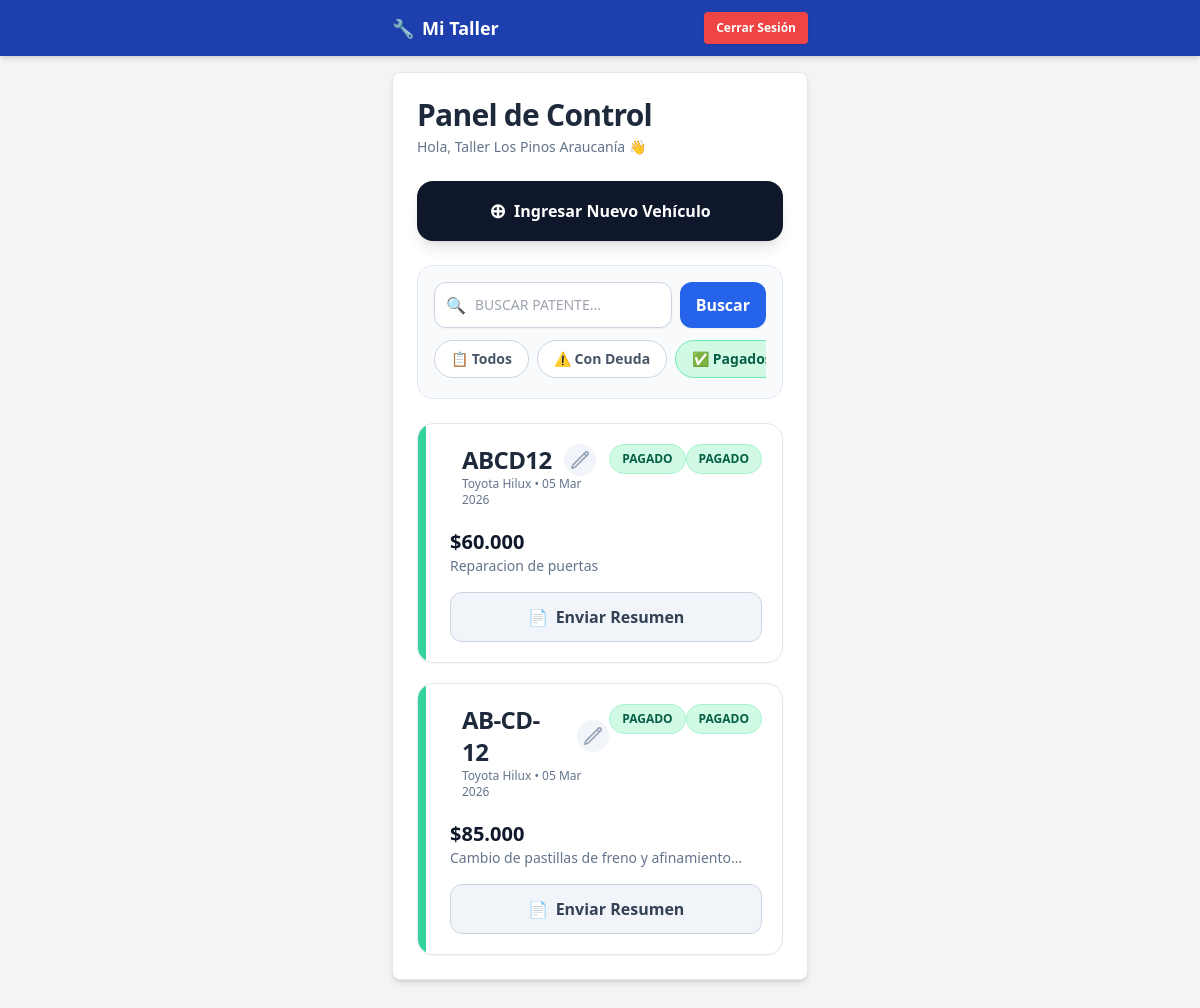
/taller/dashboard?estado=Pagado (signed in), run on the app's committed database.
### app/models.py (models this page shows, shortened)
class Taller(UserMixin, db.Model):
    id = db.Column(db.Integer, primary_key=True)
    nombre_taller = db.Column(db.String(100), nullable=False)
    email = db.Column(db.String(120), unique=True, nullable=False)
    password_hash = db.Column(db.String(256))
    trabajos = db.relationship('Trabajo', backref='taller', lazy=True)

class Trabajo(db.Model):
    id = db.Column(db.Integer, primary_key=True)
    uuid_publico = db.Column(db.String(36), default=lambda: str(uuid.uuid4()), unique=True)
    patente = db.Column(db.String(10), nullable=False)
    nombre_cliente = db.Column(db.String(100), nullable=False)
    tipo_vehiculo = db.Column(db.String(50), nullable=False)
    marca_vehiculo = db.Column(db.String(50), nullable=False)
    imagen_evidencia = db.Column(db.Text, nullable=True) # Ahora es Text para aguantar muchas fotos
    telefono_cliente = db.Column(db.String(20), nullable=False)
    descripcion = db.Column(db.Text, nullable=False)
    total_costo = db.Column(db.Integer, nullable=False)
    estado = db.Column(db.String(20), default="Pendiente")
    monto_pagado = db.Column(db.Integer, default=0)
    fecha = db.Column(db.DateTime, default=datetime.utcnow)
    taller_id = db.Column(db.Integer, db.ForeignKey('taller.id'), nullable=False)

### app/taller/routes.py (the view)
@taller_bp.route('/dashboard')
@login_required
def dashboard():
    base_url = "https://jl2flq77-5000.brs.devtunnels.ms"
    busqueda = request.args.get('q')
    filtro_estado = request.args.get('estado')
    query = Trabajo.query.filter_by(taller_id=current_user.id)
    if busqueda:
        query = query.filter(Trabajo.patente.ilike(f'%{busqueda}%'))
    if filtro_estado:
        query = query.filter(Trabajo.estado == filtro_estado)
    trabajos = query.order_by(Trabajo.fecha.desc()).limit(50).all()
    return render_template('taller/dashboard.html',
                           trabajos=trabajos,
                           base_url=base_url,
                           busqueda=busqueda,
                           filtro_estado=filtro_estado)

### app/models.py (called while the page is built)
@login_manager.user_loader
def load_user(id):
    return Taller.query.get(int(id))

### app/templates/taller/dashboard.html (shortened to what this page needs)
{% extends "base.html" %}
{% block content %}
<div class="mb-6">
    <h1 class="text-3xl font-extrabold text-slate-800 tracking-tight">Panel de Control</h1>
    <p class="text-slate-500 text-sm mt-1">Hola, {{ current_user.nombre_taller }} 👋</p>
</div>
<div class="mb-6">
    <a href="{{ url_for('taller.nuevo_trabajo') }}" class="flex items-center justify-center w-full bg-slate-900 hover:bg-slate-800 text-white font-bold py-4 px-4 rounded-2xl shadow-lg transition-transform active:scale-95">
        <span class="text-xl mr-2">⊕</span> Ingresar Nuevo Vehículo
    </a>
</div>
<div class="bg-slate-50 p-4 rounded-2xl border border-slate-200 mb-6">
    <form method="GET" action="{{ url_for('taller.dashboard') }}" class="flex gap-2 mb-3">
        <div class="relative w-full">
            <div class="absolute inset-y-0 left-0 flex items-center pl-3 pointer-events-none text-slate-400">🔍</div>
            <input type="text" name="q" value="{{ busqueda or '' }}" placeholder="Buscar patente..."
                   class="bg-white border border-slate-300 text-slate-900 text-sm rounded-xl focus:ring-blue-500 focus:border-blue-500 block w-full pl-10 p-3 shadow-sm uppercase uppercase">
        </div>
        <button type="submit" class="bg-blue-600 hover:bg-blue-700 text-white font-bold py-2 px-4 rounded-xl shadow-sm">
            Buscar
        </button>
    </form>
    <div class="flex gap-2 overflow-x-auto pb-1 hide-scrollbar text-sm">
        <a href="{{ url_for('taller.dashboard', q=busqueda) }}"
           class="px-4 py-2 rounded-full font-semibold transition-colors whitespace-nowrap border {% if not filtro_estado %}bg-slate-800 text-white border-slate-800{% else %}bg-white text-slate-600 border-slate-300 hover:bg-slate-100{% endif %}">
           📋 Todos
        </a>
        <a href="{{ url_for('taller.dashboard', estado='Pendiente', q=busqueda) }}"
           class="px-4 py-2 rounded-full font-semibold transition-colors whitespace-nowrap border {% if filtro_estado == 'Pendiente' %}bg-amber-100 text-amber-800 border-amber-300{% else %}bg-white text-slate-600 border-slate-300 hover:bg-slate-100{% endif %}">
           ⚠️ Con Deuda
        </a>
        <a href="{{ url_for('taller.dashboard', estado='Pagado', q=busqueda) }}"
           class="px-4 py-2 rounded-full font-semibold transition-colors whitespace-nowrap border {% if filtro_estado == 'Pagado' %}bg-emerald-100 text-emerald-800 border-emerald-300{% else %}bg-white text-slate-600 border-slate-300 hover:bg-slate-100{% endif %}">
           ✅ Pagados
        </a>
    </div>
</div>
<div class="space-y-5">
    {% for trabajo in trabajos %}
    <div class="bg-white rounded-2xl p-5 shadow-sm border border-slate-200 relative overflow-hidden">
        <div class="absolute left-0 top-0 bottom-0 w-2 {% if trabajo.estado == 'Pendiente' %}bg-amber-400{% else %}bg-emerald-400{% endif %}"></div>
        <div class="flex justify-between items-start mb-2 pl-3">
        <div class="flex justify-between items-start mb-2 pl-3">
            <div>
                <div class="flex items-center gap-3">
                    <h3 class="text-2xl font-black text-slate-800 tracking-tight uppercase">{{ trabajo.patente }}</h3>
                    <a href="{{ url_for('taller.editar_trabajo', id=trabajo.id) }}" class="text-slate-400 hover:text-blue-600 bg-slate-100 hover:bg-blue-50 rounded-full p-1.5 transition-colors" title="Editar">
                    </a>
                </div>
                <p class="text-slate-500 text-xs font-medium">{{ trabajo.marca_vehiculo }} • {{ trabajo.fecha.strftime('%d %b %Y') }}</p>
            </div>
            {% if trabajo.estado == 'Pendiente' %}
                <span class="bg-amber-100 text-amber-800 text-xs font-bold px-3 py-1.5 rounded-full border border-amber-200">DEUDA</span>
            {% else %}
                <span class="bg-emerald-100 text-emerald-800 text-xs font-bold px-3 py-1.5 rounded-full border border-emerald-200">PAGADO</span>
            {% endif %}
        </div>
            {% if trabajo.estado == 'Pendiente' %}
                <span class="bg-amber-100 text-amber-800 text-xs font-bold px-3 py-1.5 rounded-full border border-amber-200">DEUDA</span>
            {% else %}
                <span class="bg-emerald-100 text-emerald-800 text-xs font-bold px-3 py-1.5 rounded-full border border-emerald-200">PAGADO</span>
            {% endif %}
        </div>
        <div class="pl-3 mb-4 mt-3">
            <p class="text-slate-900 font-bold text-xl">${{ "{:,.0f}".format(trabajo.total_costo).replace(',', '.') }}</p>
            <p class="text-slate-500 text-sm line-clamp-1">{{ trabajo.descripcion }}</p>
        </div>
        <div class="pl-3 flex flex-col space-y-2.5 mt-2">
            {% set msj_presupuesto = "Hola " ~ trabajo.nombre_cliente ~ ", aquí está el detalle del servicio para la patente " ~ trabajo.patente ~ ": " ~ base_url ~ url_for('cliente.ver_presupuesto', uuid_publico=trabajo.uuid_publico) %}
            <a href="https://wa.me/{{ trabajo.telefono_cliente }}?text={{ msj_presupuesto | urlencode }}" target="_blank"
               class="flex items-center justify-center bg-slate-100 hover:bg-slate-200 text-slate-700 font-bold py-3 px-4 rounded-xl border border-slate-300 transition-colors">
                <span class="mr-2">📄</span> Enviar Resumen
            </a>
        </div>
    </div>
    {% else %}
        <div class="text-center py-10 bg-slate-50 rounded-2xl border border-dashed border-slate-300">
            <span class="text-4xl block mb-2">🚘</span>
            <p class="text-slate-600 font-medium">No se encontraron vehículos.</p>
            <p class="text-slate-400 text-sm mt-1">Intenta con otro filtro o ingresa uno nuevo.</p>
        </div>
    {% endfor %}
</div>
{% endblock %}

### app/templates/taller/dashboard.html (style rules this page uses)
.hide-scrollbar { -ms-overflow-style: none; scrollbar-width: none; }

### data on the page
Taller: nombre_taller "Taller Los Pinos Araucanía"
Trabajo: patente "ABCD12", marca_vehiculo "Toyota Hilux", fecha "05 Mar 2026", estado "PAGADO", total_costo "60.000", descripcion "Reparacion de puertas"
Trabajo: patente "AB-CD-12", marca_vehiculo "Toyota Hilux", fecha "05 Mar 2026", estado "PAGADO", total_costo "85.000", descripcion "Cambio de pastillas de freno y…"
